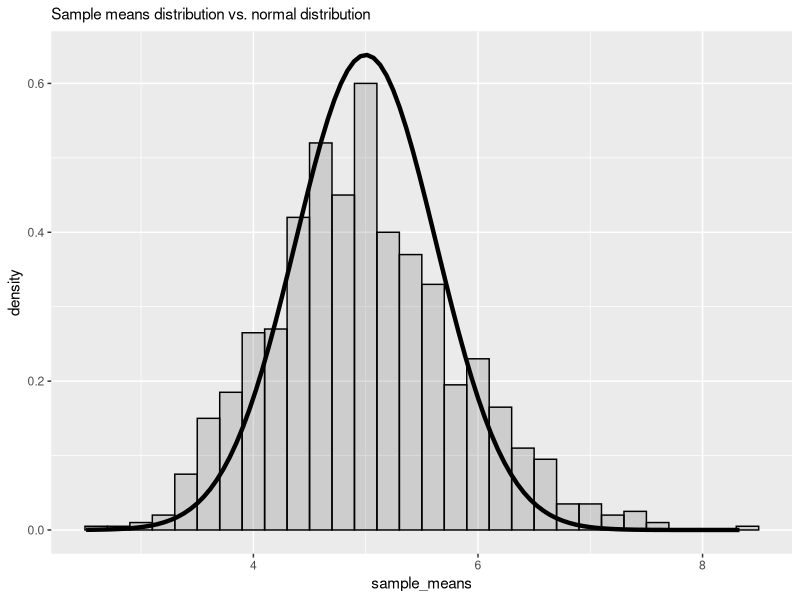

Reproduce this figure in R.
## ---- chunk 1
nosim <- 1000
n <- 40
lambda <- 0.2

dat <- data.frame(sapply(1:nosim, function(i) mean(rexp(n, lambda))))
names(dat) <- "sample_means"
head(dat)
## ---- chunk 2
sampleMean <- mean(dat$sample_means)
sampleMean
theoreticalMean <- 1/lambda
theoreticalMean
## ---- chunk 3
sampleVar <- var(dat$sample_means)
sampleVar
theoreticalVar <- (1/lambda)^2*1/n
theoreticalVar
## ---- chunk 4
library(ggplot2)
g <- ggplot(dat, aes(sample_means)) + geom_histogram(alpha = .20, binwidth=.2, colour = "black", aes(y = ..density..))
g <- g + stat_function(fun = dnorm, args = list(mean = 1/lambda, sd = (1/lambda)^2*1/n), size = 1.5, colour = "black")
g <- g + labs(subtitle = "Sample means distribution vs. normal distribution")
g
